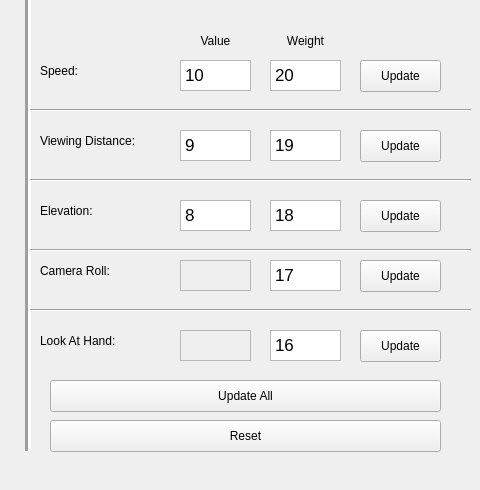
    <widget class="QWidget" name="tab">
     <attribute name="title">
      <string>Relaxed IK Editor</string>
     </attribute>
     <widget class="QTextEdit" name="SpeedVal_textEdit">
      <property name="geometry">
       <rect>
        <x>180</x>
        <y>60</y>
        <width>71</width>
        <height>31</height>
       </rect>
      </property>
      <property name="html">
       <string>&lt;!DOCTYPE HTML PUBLIC &quot;-//W3C//DTD HTML 4.0//EN&quot; &quot;http://www.w3.org/TR/REC-html40/strict.dtd&quot;&gt;
&lt;html&gt;&lt;head&gt;&lt;meta name=&quot;qrichtext&quot; content=&quot;1&quot; /&gt;&lt;style type=&quot;text/css&quot;&gt;
p, li { white-space: pre-wrap; }
&lt;/style&gt;&lt;/head&gt;&lt;body style=&quot; font-family:'.AppleSystemUIFont'; font-size:13pt; font-weight:400; font-style:normal;&quot;&gt;
&lt;p style=&quot; margin-top:0px; margin-bottom:0px; margin-left:0px; margin-right:0px; -qt-block-indent:0; text-indent:0px;&quot;&gt;&lt;span style=&quot; font-family:'.AppleSystemUIFont';&quot;&gt;10&lt;/span&gt;&lt;/p&gt;&lt;/body&gt;&lt;/html&gt;</string>
      </property>
     </widget>
     <widget class="QLabel" name="label_2">
      <property name="geometry">
       <rect>
        <x>180</x>
        <y>30</y>
        <width>71</width>
        <height>21</height>
       </rect>
      </property>
      <property name="text">
       <string>Value</string>
      </property>
      <property name="alignment">
       <set>Qt::AlignCenter</set>
      </property>
     </widget>
     <widget class="QLabel" name="label_3">
      <property name="geometry">
       <rect>
        <x>270</x>
        <y>30</y>
        <width>71</width>
        <height>21</height>
       </rect>
      </property>
      <property name="text">
       <string>Weight</string>
      </property>
      <property name="alignment">
       <set>Qt::AlignCenter</set>
      </property>
     </widget>
     <widget class="QTextEdit" name="SpeedWeight_textEdit">
      <property name="geometry">
       <rect>
        <x>270</x>
        <y>60</y>
        <width>71</width>
        <height>31</height>
       </rect>
      </property>
      <property name="html">
       <string>&lt;!DOCTYPE HTML PUBLIC &quot;-//W3C//DTD HTML 4.0//EN&quot; &quot;http://www.w3.org/TR/REC-html40/strict.dtd&quot;&gt;
&lt;html&gt;&lt;head&gt;&lt;meta name=&quot;qrichtext&quot; content=&quot;1&quot; /&gt;&lt;style type=&quot;text/css&quot;&gt;
p, li { white-space: pre-wrap; }
&lt;/style&gt;&lt;/head&gt;&lt;body style=&quot; font-family:'.AppleSystemUIFont'; font-size:13pt; font-weight:400; font-style:normal;&quot;&gt;
&lt;p style=&quot; margin-top:0px; margin-bottom:0px; margin-left:0px; margin-right:0px; -qt-block-indent:0; text-indent:0px;&quot;&gt;&lt;span style=&quot; font-family:'.AppleSystemUIFont';&quot;&gt;20&lt;/span&gt;&lt;/p&gt;&lt;/body&gt;&lt;/html&gt;</string>
      </property>
     </widget>
     <widget class="QPushButton" name="ResetVar_pushButton">
      <property name="geometry">
       <rect>
        <x>50</x>
        <y>420</y>
        <width>391</width>
        <height>32</height>
       </rect>
      </property>
      <property name="text">
       <string>Reset</string>
      </property>
     </widget>
     <widget class="QPushButton" name="SpeedUpdate_pushButton">
      <property name="geometry">
       <rect>
        <x>360</x>
        <y>60</y>
        <width>81</width>
        <height>32</height>
       </rect>
      </property>
      <property name="text">
       <string>Update</string>
      </property>
     </widget>
     <widget class="QPushButton" name="UpdateAllVars_pushButton">
      <property name="geometry">
       <rect>
        <x>50</x>
        <y>380</y>
        <width>391</width>
        <height>32</height>
       </rect>
      </property>
      <property name="text">
       <string>Update All</string>
      </property>
     </widget>
     <widget class="QLabel" name="label_4">
      <property name="geometry">
       <rect>
        <x>40</x>
        <y>130</y>
        <width>111</width>
        <height>21</height>
       </rect>
      </property>
      <property name="text">
       <string>Viewing Distance:</string>
      </property>
     </widget>
     <widget class="QLabel" name="label_5">
      <property name="geometry">
       <rect>
        <x>40</x>
        <y>60</y>
        <width>111</width>
        <height>21</height>
       </rect>
      </property>
      <property name="text">
       <string>Speed:</string>
      </property>
      <property name="alignment">
       <set>Qt::AlignLeading|Qt::AlignLeft|Qt::AlignVCenter</set>
      </property>
     </widget>
     <widget class="QLabel" name="label_6">
      <property name="geometry">
       <rect>
        <x>40</x>
        <y>200</y>
        <width>111</width>
        <height>21</height>
       </rect>
      </property>
      <property name="text">
       <string>Elevation:</string>
      </property>
      <property name="alignment">
       <set>Qt::AlignLeading|Qt::AlignLeft|Qt::AlignVCenter</set>
      </property>
     </widget>
     <widget class="QLabel" name="label_7">
      <property name="geometry">
       <rect>
        <x>40</x>
        <y>260</y>
        <width>111</width>
        <height>21</height>
       </rect>
      </property>
      <property name="text">
       <string>Camera Roll:</string>
      </property>
      <property name="alignment">
       <set>Qt::AlignLeading|Qt::AlignLeft|Qt::AlignVCenter</set>
      </property>
     </widget>
     <widget class="QLabel" name="label_8">
      <property name="geometry">
       <rect>
        <x>40</x>
        <y>330</y>
        <width>111</width>
        <height>21</height>
       </rect>
      </property>
      <property name="text">
       <string>Look At Hand:</string>
      </property>
      <property name="alignment">
       <set>Qt::AlignLeading|Qt::AlignLeft|Qt::AlignVCenter</set>
      </property>
     </widget>
     <widget class="QTextEdit" name="ViewingVal_textEdit">
      <property name="geometry">
       <rect>
        <x>180</x>
        <y>130</y>
        <width>71</width>
        <height>31</height>
       </rect>
      </property>
      <property name="html">
       <string>&lt;!DOCTYPE HTML PUBLIC &quot;-//W3C//DTD HTML 4.0//EN&quot; &quot;http://www.w3.org/TR/REC-html40/strict.dtd&quot;&gt;
&lt;html&gt;&lt;head&gt;&lt;meta name=&quot;qrichtext&quot; content=&quot;1&quot; /&gt;&lt;style type=&quot;text/css&quot;&gt;
p, li { white-space: pre-wrap; }
&lt;/style&gt;&lt;/head&gt;&lt;body style=&quot; font-family:'.AppleSystemUIFont'; font-size:13pt; font-weight:400; font-style:normal;&quot;&gt;
&lt;p style=&quot; margin-top:0px; margin-bottom:0px; margin-left:0px; margin-right:0px; -qt-block-indent:0; text-indent:0px;&quot;&gt;&lt;span style=&quot; font-family:'.AppleSystemUIFont';&quot;&gt;9&lt;/span&gt;&lt;/p&gt;&lt;/body&gt;&lt;/html&gt;</string>
      </property>
     </widget>
     <widget class="QTextEdit" name="ElevationVal_textEdit">
      <property name="geometry">
       <rect>
        <x>180</x>
        <y>200</y>
        <width>71</width>
        <height>31</height>
       </rect>
      </property>
      <property name="html">
       <string>&lt;!DOCTYPE HTML PUBLIC &quot;-//W3C//DTD HTML 4.0//EN&quot; &quot;http://www.w3.org/TR/REC-html40/strict.dtd&quot;&gt;
&lt;html&gt;&lt;head&gt;&lt;meta name=&quot;qrichtext&quot; content=&quot;1&quot; /&gt;&lt;style type=&quot;text/css&quot;&gt;
p, li { white-space: pre-wrap; }
&lt;/style&gt;&lt;/head&gt;&lt;body style=&quot; font-family:'.AppleSystemUIFont'; font-size:13pt; font-weight:400; font-style:normal;&quot;&gt;
&lt;p style=&quot; margin-top:0px; margin-bottom:0px; margin-left:0px; margin-right:0px; -qt-block-indent:0; text-indent:0px;&quot;&gt;&lt;span style=&quot; font-family:'.AppleSystemUIFont';&quot;&gt;8&lt;/span&gt;&lt;/p&gt;&lt;/body&gt;&lt;/html&gt;</string>
      </property>
     </widget>
     <widget class="QTextEdit" name="RollVal_textEdit">
      <property name="enabled">
       <bool>false</bool>
      </property>
      <property name="geometry">
       <rect>
        <x>180</x>
        <y>260</y>
        <width>71</width>
        <height>31</height>
       </rect>
      </property>
      <property name="html">
       <string>&lt;!DOCTYPE HTML PUBLIC &quot;-//W3C//DTD HTML 4.0//EN&quot; &quot;http://www.w3.org/TR/REC-html40/strict.dtd&quot;&gt;
&lt;html&gt;&lt;head&gt;&lt;meta name=&quot;qrichtext&quot; content=&quot;1&quot; /&gt;&lt;style type=&quot;text/css&quot;&gt;
p, li { white-space: pre-wrap; }
&lt;/style&gt;&lt;/head&gt;&lt;body style=&quot; font-family:'.AppleSystemUIFont'; font-size:13pt; font-weight:400; font-style:normal;&quot;&gt;
&lt;p style=&quot;-qt-paragraph-type:empty; margin-top:0px; margin-bottom:0px; margin-left:0px; margin-right:0px; -qt-block-indent:0; text-indent:0px; font-family:'.AppleSystemUIFont';&quot;&gt;&lt;br /&gt;&lt;/p&gt;&lt;/body&gt;&lt;/html&gt;</string>
      </property>
     </widget>
     <widget class="QTextEdit" name="HandVal_textEdit">
      <property name="enabled">
       <bool>false</bool>
      </property>
      <property name="geometry">
       <rect>
        <x>180</x>
        <y>330</y>
        <width>71</width>
        <height>31</height>
       </rect>
      </property>
      <property name="html">
       <string>&lt;!DOCTYPE HTML PUBLIC &quot;-//W3C//DTD HTML 4.0//EN&quot; &quot;http://www.w3.org/TR/REC-html40/strict.dtd&quot;&gt;
&lt;html&gt;&lt;head&gt;&lt;meta name=&quot;qrichtext&quot; content=&quot;1&quot; /&gt;&lt;style type=&quot;text/css&quot;&gt;
p, li { white-space: pre-wrap; }
&lt;/style&gt;&lt;/head&gt;&lt;body style=&quot; font-family:'.AppleSystemUIFont'; font-size:13pt; font-weight:400; font-style:normal;&quot;&gt;
&lt;p style=&quot;-qt-paragraph-type:empty; margin-top:0px; margin-bottom:0px; margin-left:0px; margin-right:0px; -qt-block-indent:0; text-indent:0px; font-family:'.AppleSystemUIFont';&quot;&gt;&lt;br /&gt;&lt;/p&gt;&lt;/body&gt;&lt;/html&gt;</string>
      </property>
     </widget>
     <widget class="QTextEdit" name="ViewingWeight_textEdit">
      <property name="geometry">
       <rect>
        <x>270</x>
        <y>130</y>
        <width>71</width>
        <height>31</height>
       </rect>
      </property>
      <property name="html">
       <string>&lt;!DOCTYPE HTML PUBLIC &quot;-//W3C//DTD HTML 4.0//EN&quot; &quot;http://www.w3.org/TR/REC-html40/strict.dtd&quot;&gt;
&lt;html&gt;&lt;head&gt;&lt;meta name=&quot;qrichtext&quot; content=&quot;1&quot; /&gt;&lt;style type=&quot;text/css&quot;&gt;
p, li { white-space: pre-wrap; }
&lt;/style&gt;&lt;/head&gt;&lt;body style=&quot; font-family:'.AppleSystemUIFont'; font-size:13pt; font-weight:400; font-style:normal;&quot;&gt;
&lt;p style=&quot; margin-top:0px; margin-bottom:0px; margin-left:0px; margin-right:0px; -qt-block-indent:0; text-indent:0px;&quot;&gt;&lt;span style=&quot; font-family:'.AppleSystemUIFont';&quot;&gt;19&lt;/span&gt;&lt;/p&gt;&lt;/body&gt;&lt;/html&gt;</string>
      </property>
     </widget>
     <widget class="QTextEdit" name="ElevationWeight_textEdit">
      <property name="geometry">
       <rect>
        <x>270</x>
        <y>200</y>
        <width>71</width>
        <height>31</height>
       </rect>
      </property>
      <property name="html">
       <string>&lt;!DOCTYPE HTML PUBLIC &quot;-//W3C//DTD HTML 4.0//EN&quot; &quot;http://www.w3.org/TR/REC-html40/strict.dtd&quot;&gt;
&lt;html&gt;&lt;head&gt;&lt;meta name=&quot;qrichtext&quot; content=&quot;1&quot; /&gt;&lt;style type=&quot;text/css&quot;&gt;
p, li { white-space: pre-wrap; }
&lt;/style&gt;&lt;/head&gt;&lt;body style=&quot; font-family:'.AppleSystemUIFont'; font-size:13pt; font-weight:400; font-style:normal;&quot;&gt;
&lt;p style=&quot; margin-top:0px; margin-bottom:0px; margin-left:0px; margin-right:0px; -qt-block-indent:0; text-indent:0px;&quot;&gt;&lt;span style=&quot; font-family:'.AppleSystemUIFont';&quot;&gt;18&lt;/span&gt;&lt;/p&gt;&lt;/body&gt;&lt;/html&gt;</string>
      </property>
     </widget>
     <widget class="QTextEdit" name="RollWeight_textEdit">
      <property name="geometry">
       <rect>
        <x>270</x>
        <y>260</y>
        <width>71</width>
        <height>31</height>
       </rect>
      </property>
      <property name="html">
       <string>&lt;!DOCTYPE HTML PUBLIC &quot;-//W3C//DTD HTML 4.0//EN&quot; &quot;http://www.w3.org/TR/REC-html40/strict.dtd&quot;&gt;
&lt;html&gt;&lt;head&gt;&lt;meta name=&quot;qrichtext&quot; content=&quot;1&quot; /&gt;&lt;style type=&quot;text/css&quot;&gt;
p, li { white-space: pre-wrap; }
&lt;/style&gt;&lt;/head&gt;&lt;body style=&quot; font-family:'.AppleSystemUIFont'; font-size:13pt; font-weight:400; font-style:normal;&quot;&gt;
&lt;p style=&quot; margin-top:0px; margin-bottom:0px; margin-left:0px; margin-right:0px; -qt-block-indent:0; text-indent:0px;&quot;&gt;&lt;span style=&quot; font-family:'.AppleSystemUIFont';&quot;&gt;17&lt;/span&gt;&lt;/p&gt;&lt;/body&gt;&lt;/html&gt;</string>
      </property>
     </widget>
     <widget class="QTextEdit" name="HandWeight_textEdit">
      <property name="geometry">
       <rect>
        <x>270</x>
        <y>330</y>
        <width>71</width>
        <height>31</height>
       </rect>
      </property>
      <property name="html">
       <string>&lt;!DOCTYPE HTML PUBLIC &quot;-//W3C//DTD HTML 4.0//EN&quot; &quot;http://www.w3.org/TR/REC-html40/strict.dtd&quot;&gt;
&lt;html&gt;&lt;head&gt;&lt;meta name=&quot;qrichtext&quot; content=&quot;1&quot; /&gt;&lt;style type=&quot;text/css&quot;&gt;
p, li { white-space: pre-wrap; }
&lt;/style&gt;&lt;/head&gt;&lt;body style=&quot; font-family:'.AppleSystemUIFont'; font-size:13pt; font-weight:400; font-style:normal;&quot;&gt;
&lt;p style=&quot; margin-top:0px; margin-bottom:0px; margin-left:0px; margin-right:0px; -qt-block-indent:0; text-indent:0px;&quot;&gt;&lt;span style=&quot; font-family:'.AppleSystemUIFont';&quot;&gt;16&lt;/span&gt;&lt;/p&gt;&lt;/body&gt;&lt;/html&gt;</string>
      </property>
     </widget>
     <widget class="QPushButton" name="ViewingUpdate_pushButton">
      <property name="geometry">
       <rect>
        <x>360</x>
        <y>130</y>
        <width>81</width>
        <height>32</height>
       </rect>
      </property>
      <property name="text">
       <string>Update</string>
      </property>
     </widget>
     <widget class="QPushButton" name="ElecationUpdate_pushButton">
      <property name="geometry">
       <rect>
        <x>360</x>
        <y>200</y>
        <width>81</width>
        <height>32</height>
       </rect>
      </property>
      <property name="text">
       <string>Update</string>
      </property>
     </widget>
     <widget class="QPushButton" name="RollUpdate_pushButton">
      <property name="geometry">
       <rect>
        <x>360</x>
        <y>260</y>
        <width>81</width>
        <height>32</height>
       </rect>
      </property>
      <property name="text">
       <string>Update</string>
      </property>
     </widget>
     <widget class="QPushButton" name="HandUpdate_pushButton">
      <property name="geometry">
       <rect>
        <x>360</x>
        <y>330</y>
        <width>81</width>
        <height>32</height>
       </rect>
      </property>
      <property name="text">
       <string>Update</string>
      </property>
     </widget>
     <widget class="Line" name="line">
      <property name="geometry">
       <rect>
        <x>20</x>
        <y>-30</y>
        <width>16</width>
        <height>481</height>
       </rect>
      </property>
      <property name="styleSheet">
       <string notr="true">QLine
{
color: red;
}</string>
      </property>
      <property name="lineWidth">
       <number>3</number>
      </property>
      <property name="midLineWidth">
       <number>0</number>
      </property>
      <property name="orientation">
       <enum>Qt::Vertical</enum>
      </property>
     </widget>
     <widget class="Line" name="line_6">
      <property name="geometry">
       <rect>
        <x>30</x>
        <y>100</y>
        <width>441</width>
        <height>20</height>
       </rect>
      </property>
      <property name="lineWidth">
       <number>1</number>
      </property>
      <property name="orientation">
       <enum>Qt::Horizontal</enum>
      </property>
     </widget>
     <widget class="Line" name="line_7">
      <property name="geometry">
       <rect>
        <x>30</x>
        <y>170</y>
        <width>441</width>
        <height>20</height>
       </rect>
      </property>
      <property name="lineWidth">
       <number>1</number>
      </property>
      <property name="orientation">
       <enum>Qt::Horizontal</enum>
      </property>
     </widget>
     <widget class="Line" name="line_8">
      <property name="geometry">
       <rect>
        <x>30</x>
        <y>240</y>
        <width>441</width>
        <height>20</height>
       </rect>
      </property>
      <property name="lineWidth">
       <number>1</number>
      </property>
      <property name="orientation">
       <enum>Qt::Horizontal</enum>
      </property>
     </widget>
     <widget class="Line" name="line_9">
      <property name="geometry">
       <rect>
        <x>30</x>
        <y>300</y>
        <width>441</width>
        <height>20</height>
       </rect>
      </property>
      <property name="lineWidth">
       <number>1</number>
      </property>
      <property name="orientation">
       <enum>Qt::Horizontal</enum>
      </property>
     </widget>
    </widget>
